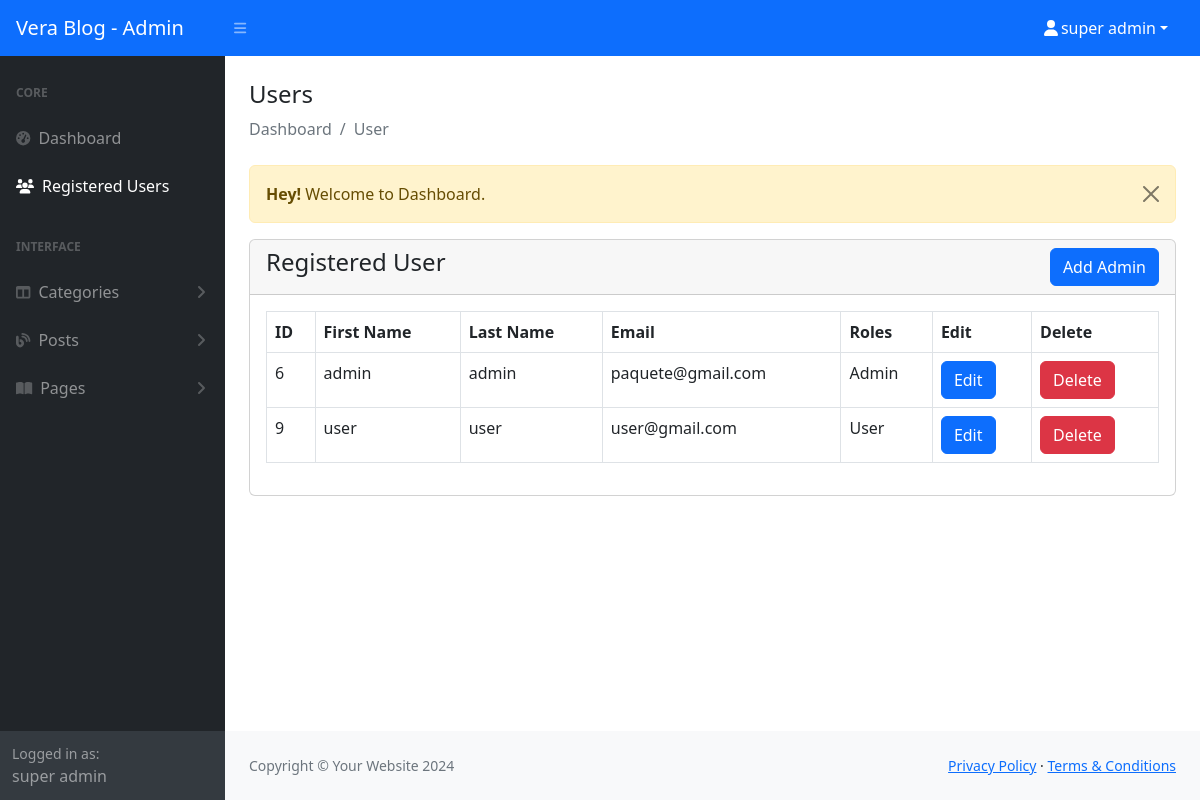
The page /admin/view-register.php (signed in) on the database its author committed.
### tables this page shows
CREATE TABLE `users` (
  `id` int(11) NOT NULL,
  `fname` varchar(191) NOT NULL,
  `lname` varchar(191) NOT NULL,
  `email` varchar(191) NOT NULL,
  `password` varchar(255) NOT NULL,
  `role_as` tinyint(4) NOT NULL DEFAULT 0 COMMENT '0=user, 1=admin, 2=super_admin',
  `status` tinyint(1) NOT NULL DEFAULT 0 COMMENT '0=no_blocked, 1=blocked',
  `created_at` timestamp NOT NULL DEFAULT current_timestamp()
);

### admin/view-register.php (the view, shortened to what this page needs)
<?php
  include('authentication.php');
  $users_query = "SELECT * FROM users";
  if($_SESSION['auth_role'] == '2') {
    $sadmin_id = $_SESSION['auth_user']['user_id'];
    $users_query = "SELECT * FROM users WHERE id <> '$sadmin_id'";
  }
  $users_result = mysqli_query($con,$users_query);
  include('includes/header.php');
?>
<div class="container-fluid px-4 my-2">
  <h4 class="mt-4">Users</h4>
  <ol class="breadcrumb mb-4">
    <li class="breadcrumb-item active">Dashboard</li>
    <li class="breadcrumb-item active">User</li>
  </ol>
  <div class="row">
    <div class="col-md-12">
      <?php include('message.php') ?>
      <div class="card">
        <div class="card-header">
          <h4>
            Registered User
            <a href="register-add.php" class="btn btn-primary float-end">Add Admin</a>
          </h4>
        </div>
        <div class="card-body">
          <div class="table-responsive">
            <table class="table table-bordered">
              <thead>
                <tr>
                  <th>ID</th>
                  <th>First Name</th>
                  <th>Last Name</th>
                  <th>Email</th>
                  <th>Roles</th>
                  <th>Edit</th>
                  <th>Delete</th>
                </tr>
              </thead>
              <tbody>
                <?php if(mysqli_num_rows($users_result) == 0): ?>
                  <tr>
                    <th colspan="6">No Record Found</th>
                  </tr>
                <?php else: ?>
                  <?php while($user = mysqli_fetch_assoc($users_result)): ?>
                    <tr>
                      <td><?= $user['id'] ?></td>
                      <td><?= $user['fname'] ?></td>
                      <td><?= $user['lname'] ?></td>
                      <td><?= $user['email'] ?></td>
                      <td>
                        <?php
                          if($user['role_as'] == '2') {
                            echo 'Super Admin';
                          } elseif ($user['role_as'] == '1') {
                            echo 'Admin';
                          } elseif ($user['role_as'] == '0') {
                            echo 'User';
                          }
                        ?>
                      </td>
                      <td><a href="register-edit.php?id=<?=$user['id']?>" class="btn btn-primary" >Edit</a></td>
                      <td>
                        <form action="user-code.php" method="post">
                          <button type="submit" class="btn btn-danger" value="<?= $user['id']?>" name="user_delete">Delete</button>
                        </form>
                      </td>
                    </tr>
                  <?php endwhile ?>
                <?php endif ?>
              </tbody>
            </table>
          </div>
        </div>
      </div>
    </div>
  </div>
</div>
<?php
  include('./includes/footer.php');
  include('./includes/script.php')
?>

### rows shown on the page
users: id "6", fname "admin", lname "admin", email "paquete@gmail.com", role_as "Admin"
users: id "9", fname "user", lname "user", email "user@gmail.com", role_as "User"

### other values the page prints
$_SESSION['auth_user']['user_name'] "super admin"
$_SESSION['message'] "Welcome to Dashboard"
